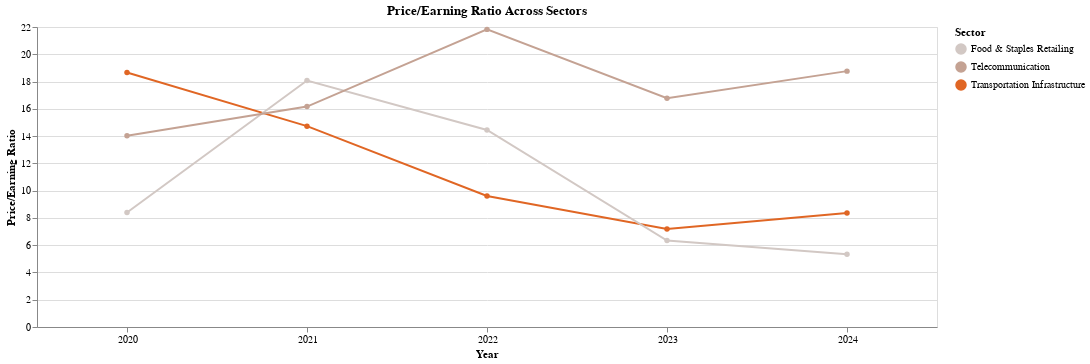

Notebook source saved alongside this figure:
### Code cell
valuation_chart

### Figure 1 — Vega-Lite specification as saved in the notebook (floating-point values rounded to 4 significant figures)
{"config": {"view": {"continuousWidth": 400, "continuousHeight": 300}}, "data": {"name": "data-5456e62c2492a327002f68b0bf5574f9"}, "mark": {"type": "line", "point": true}, "encoding": {"color": {"field": "Sector", "scale": {"scheme": "lightgreyred"}, "sort": {"field": "Sector", "order": "ascending"}, "type": "nominal"}, "tooltip": [{"field": "Sector", "type": "nominal"}, {"field": "Year", "type": "nominal"}, {"field": "Price/Earning Ratio", "format": ".2f", "type": "quantitative"}], "x": {"axis": {"labelAngle": 0}, "field": "Year", "type": "nominal"}, "y": {"field": "Price/Earning Ratio", "type": "quantitative"}}, "title": "Price/Earning Ratio Across Sectors", "width": 900, "$schema": "https://vega.github.io/schema/vega-lite/v4.17.0.json", "datasets": {"data-5456e62c2492a327002f68b0bf5574f9": [{"Price/Book Ratio": 1.235, "Price/Earning Ratio": 18.66, "Price/Sales Ratio": 2.452, "Price/Cash Flow Ratio": 7.201, "Year": 2020, "Sector": "Transportation Infrastructure"}, {"Price/Book Ratio": 1.13, "Price/Earning Ratio": 14.73, "Price/Sales Ratio": 1.861, "Price/Cash Flow Ratio": 6.652, "Year": 2021, "Sector": "Transportation Infrastructure"}, {"Price/Book Ratio": 0.9909, "Price/Earning Ratio": 9.611, "Price/Sales Ratio": 1.426, "Price/Cash Flow Ratio": 8.399, "Year": 2022, "Sector": "Transportation Infrastructure"}, {"Price/Book Ratio": 1.147, "Price/Earning Ratio": 7.191, "Price/Sales Ratio": 1.298, "Price/Cash Flow Ratio": 5.219, "Year": 2023, "Sector": "Transportation Infrastructure"}, {"Price/Book Ratio": 1.114, "Price/Earning Ratio": 8.363, "Price/Sales Ratio": 1.412, "Price/Cash Flow Ratio": 6.115, "Year": 2024, "Sector": "Transportation Infrastructure"}, {"Price/Book Ratio": 2.713, "Price/Earning Ratio": 8.397, "Price/Sales Ratio": 0.3904, "Price/Cash Flow Ratio": 4.9, "Year": 2020, "Sector": "Food & Staples Retailing"}, {"Price/Book Ratio": 4.878, "Price/Earning Ratio": 18.07, "Price/Sales Ratio": 0.5942, "Price/Cash Flow Ratio": 7.963, "Year": 2021, "Sector": "Food & Staples Retailing"}, {"Price/Book Ratio": 3.665, "Price/Earning Ratio": 14.45, "Price/Sales Ratio": 0.4442, "Price/Cash Flow Ratio": 4.555, "Year": 2022, "Sector": "Food & Staples Retailing"}, {"Price/Book Ratio": 2.616, "Price/Earning Ratio": 6.338, "Price/Sales Ratio": 0.313, "Price/Cash Flow Ratio": 6.157, "Year": 2023, "Sector": "Food & Staples Retailing"}, {"Price/Book Ratio": 1.667, "Price/Earning Ratio": 5.336, "Price/Sales Ratio": 0.3979, "Price/Cash Flow Ratio": 5.627, "Year": 2024, "Sector": "Food & Staples Retailing"}, {"Price/Book Ratio": 1.553, "Price/Earning Ratio": 14.03, "Price/Sales Ratio": 4.041, "Price/Cash Flow Ratio": 5.157, "Year": 2020, "Sector": "Telecommunication"}, {"Price/Book Ratio": 2.175, "Price/Earning Ratio": 16.16, "Price/Sales Ratio": 6.542, "Price/Cash Flow Ratio": 9.262, "Year": 2021, "Sector": "Telecommunication"}, {"Price/Book Ratio": 1.457, "Price/Earning Ratio": 21.83, "Price/Sales Ratio": 4.242, "Price/Cash Flow Ratio": 5.553, "Year": 2022, "Sector": "Telecommunication"}, {"Price/Book Ratio": 1.291, "Price/Earning Ratio": 16.77, "Price/Sales Ratio": 4.199, "Price/Cash Flow Ratio": 5.53, "Year": 2023, "Sector": "Telecommunication"}, {"Price/Book Ratio": 1.641, "Price/Earning Ratio": 18.76, "Price/Sales Ratio": 2.546, "Price/Cash Flow Ratio": 4.659, "Year": 2024, "Sector": "Telecommunication"}]}}
